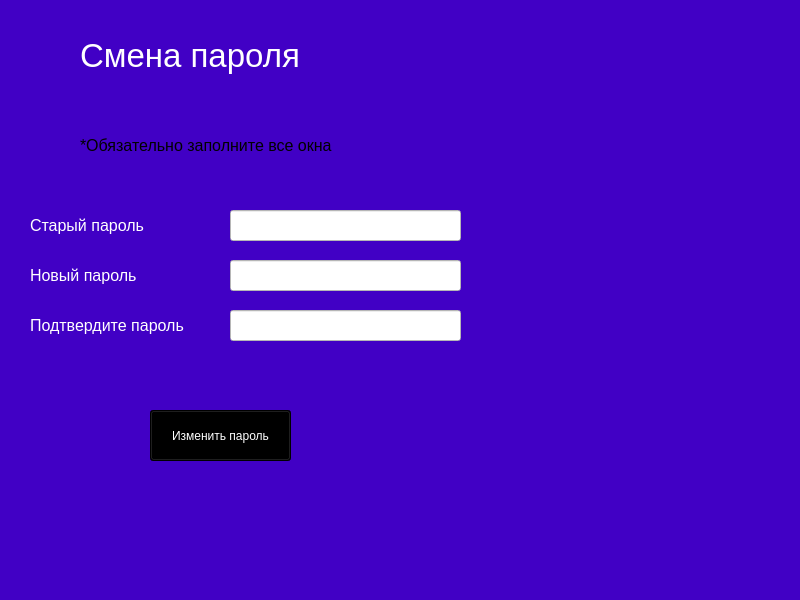
<?xml version="1.0" encoding="UTF-8"?>
<ui version="4.0">
 <class>MainWindow</class>
 <widget class="QMainWindow" name="MainWindow">
  <property name="geometry">
   <rect>
    <x>0</x>
    <y>0</y>
    <width>800</width>
    <height>600</height>
   </rect>
  </property>
  <property name="windowTitle">
   <string>MainWindow</string>
  </property>
  <property name="styleSheet">
   <string notr="true">background-color: rgb(65, 0, 197);</string>
  </property>
  <widget class="QWidget" name="centralwidget">
   <widget class="QLabel" name="label">
    <property name="geometry">
     <rect>
      <x>80</x>
      <y>20</y>
      <width>281</width>
      <height>71</height>
     </rect>
    </property>
    <property name="font">
     <font>
      <pointsize>25</pointsize>
     </font>
    </property>
    <property name="styleSheet">
     <string notr="true">color: rgb(255, 255, 255);</string>
    </property>
    <property name="text">
     <string>Смена пароля</string>
    </property>
   </widget>
   <widget class="QLabel" name="label_2">
    <property name="geometry">
     <rect>
      <x>80</x>
      <y>130</y>
      <width>361</width>
      <height>31</height>
     </rect>
    </property>
    <property name="font">
     <font>
      <pointsize>12</pointsize>
     </font>
    </property>
    <property name="text">
     <string>*Обязательно заполните все окна</string>
    </property>
   </widget>
   <widget class="QLineEdit" name="lineEdit_new_password">
    <property name="geometry">
     <rect>
      <x>230</x>
      <y>260</y>
      <width>231</width>
      <height>31</height>
     </rect>
    </property>
    <property name="styleSheet">
     <string notr="true">background-color: rgb(255, 255, 255);</string>
    </property>
   </widget>
   <widget class="QLineEdit" name="lineEdit_repeat_password">
    <property name="geometry">
     <rect>
      <x>230</x>
      <y>310</y>
      <width>231</width>
      <height>31</height>
     </rect>
    </property>
    <property name="styleSheet">
     <string notr="true">background-color: rgb(255, 255, 255);</string>
    </property>
   </widget>
   <widget class="QLabel" name="label_3">
    <property name="geometry">
     <rect>
      <x>30</x>
      <y>260</y>
      <width>161</width>
      <height>31</height>
     </rect>
    </property>
    <property name="font">
     <font>
      <pointsize>12</pointsize>
     </font>
    </property>
    <property name="styleSheet">
     <string notr="true">color: rgb(255, 255, 255);</string>
    </property>
    <property name="text">
     <string>Новый пароль</string>
    </property>
   </widget>
   <widget class="QLabel" name="label_4">
    <property name="geometry">
     <rect>
      <x>30</x>
      <y>310</y>
      <width>191</width>
      <height>31</height>
     </rect>
    </property>
    <property name="font">
     <font>
      <pointsize>12</pointsize>
     </font>
    </property>
    <property name="styleSheet">
     <string notr="true">color: rgb(255, 255, 255);</string>
    </property>
    <property name="text">
     <string>Подтвердите пароль</string>
    </property>
   </widget>
   <widget class="QPushButton" name="pushButton_edit_password">
    <property name="geometry">
     <rect>
      <x>150</x>
      <y>410</y>
      <width>141</width>
      <height>51</height>
     </rect>
    </property>
    <property name="font">
     <font>
      <pointsize>9</pointsize>
     </font>
    </property>
    <property name="styleSheet">
     <string notr="true">background-color: rgb(0, 0, 0);
color: rgb(255, 255, 255);</string>
    </property>
    <property name="text">
     <string>Изменить пароль</string>
    </property>
   </widget>
   <widget class="QLineEdit" name="lineEdit_old_password">
    <property name="geometry">
     <rect>
      <x>230</x>
      <y>210</y>
      <width>231</width>
      <height>31</height>
     </rect>
    </property>
    <property name="styleSheet">
     <string notr="true">background-color: rgb(255, 255, 255);</string>
    </property>
    <property name="text">
     <string/>
    </property>
   </widget>
   <widget class="QLabel" name="label_5">
    <property name="geometry">
     <rect>
      <x>30</x>
      <y>210</y>
      <width>161</width>
      <height>31</height>
     </rect>
    </property>
    <property name="font">
     <font>
      <pointsize>12</pointsize>
     </font>
    </property>
    <property name="styleSheet">
     <string notr="true">color: rgb(255, 255, 255);</string>
    </property>
    <property name="text">
     <string>Старый пароль</string>
    </property>
   </widget>
  </widget>
  <widget class="QMenuBar" name="menubar">
   <property name="geometry">
    <rect>
     <x>0</x>
     <y>0</y>
     <width>800</width>
     <height>21</height>
    </rect>
   </property>
  </widget>
  <widget class="QStatusBar" name="statusbar"/>
 </widget>
 <resources/>
 <connections/>
</ui>
